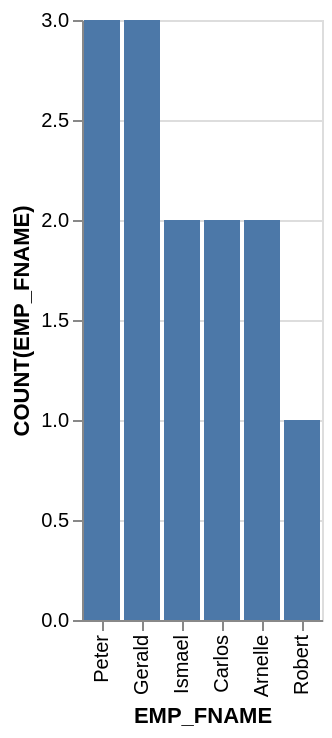

Source (Vega-Lite JSON):
### Vega-Lite specification from a JSON file in a GitHub repository (floating-point values rounded to 4 significant figures)
{"data": {"values": [{"x_data": "Peter", "y_data": 3}, {"x_data": "Gerald", "y_data": 3}, {"x_data": "Ismael", "y_data": 2}, {"x_data": "Carlos", "y_data": 2}, {"x_data": "Arnelle", "y_data": 2}, {"x_data": "Robert", "y_data": 1}]}, "mark": "bar", "encoding": {"x": {"field": "x_data", "type": "nominal", "title": "EMP_FNAME", "sort": {"op": "sum", "field": "y_data", "order": "descending"}}, "y": {"field": "y_data", "type": "quantitative", "title": "COUNT(EMP_FNAME)"}}}
